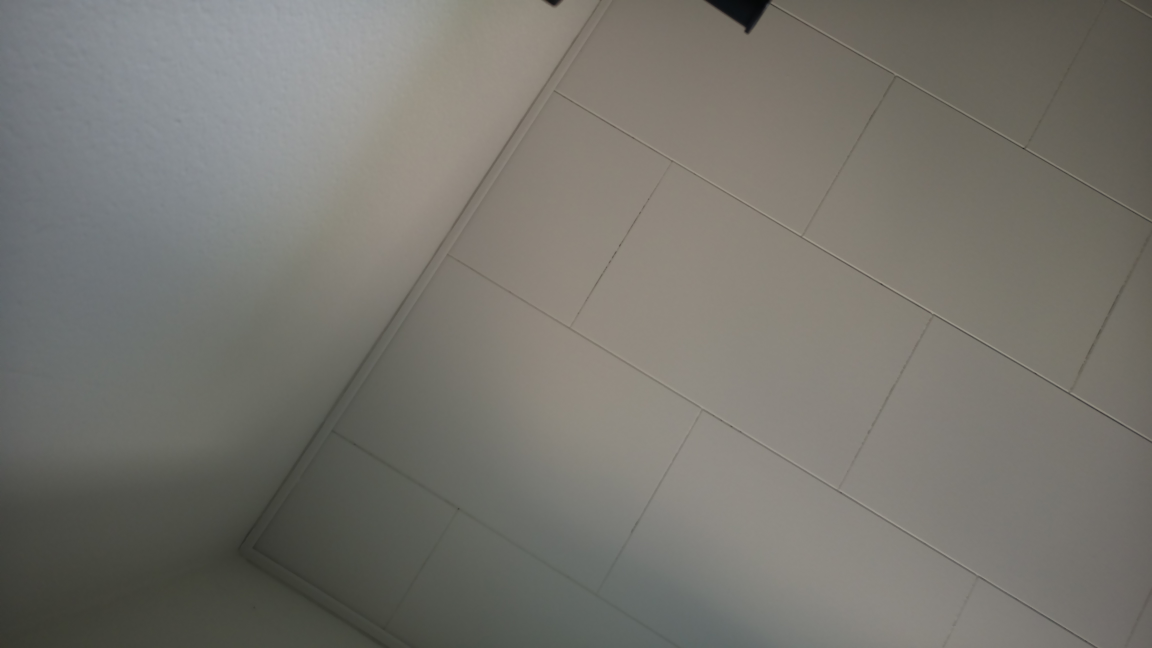
#> input picture app/tempphotos/picture1.jpg, 4608 x 2592 px (shown at 1/4 size); the run also reads 1 picture not shown here
$ python motion_detect.py
#> lines starting #> are read from the running program, lines starting #| are printed output that depends on the picture; after the words box and inside, x2 and y2 are one past the last pixel; in counts of white or black regions, pixels touching at a corner belong together
import sys
import cv2
import numpy as np
import os
import shutil
import time

class cam_class():
    def __init__(self):
        pass

    def img_scale(self, img):
        scale_percent = 15 # percent of original size
        width = int(img.shape[1] * scale_percent / 100)
#> width = 691
        height = int(img.shape[0] * scale_percent / 100)
#> height = 388
        dim = (width, height)
#> dim = (691, 388)
        img_scaled = cv2.resize(img, dim, interpolation=cv2.INTER_AREA)
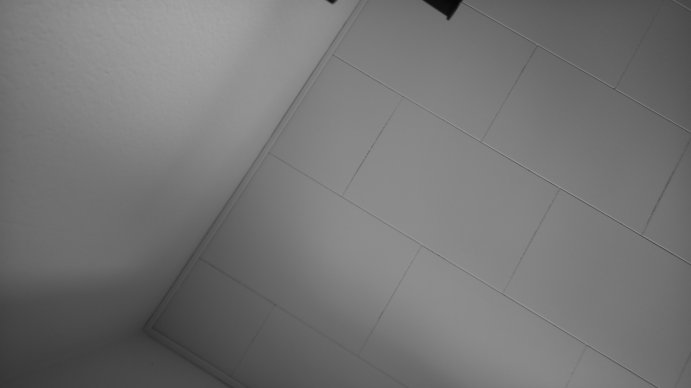
#> img_scaled: shape (388, 691); min 6, max 165, mean 116.5
        return img_scaled

    def img_process(self, img):
        img = cv2.cvtColor(img, cv2.COLOR_BGR2GRAY)
        img = self.img_scale(img)
        img = cv2.GaussianBlur(img, (21, 21), 0)
#> img: shape (388, 691)
        return img

    def motion_detect(self, path_img1, path_img2):
        motion = False
        img1 = self.img_process(cv2.imread(path_img1))
        img2 = self.img_process(cv2.imread(path_img2))

        # inspired by https://raw.githubusercontent.com/cristianpb/object-detection/master/backend/motion.py
        img_diff = cv2.absdiff(img1, img2)
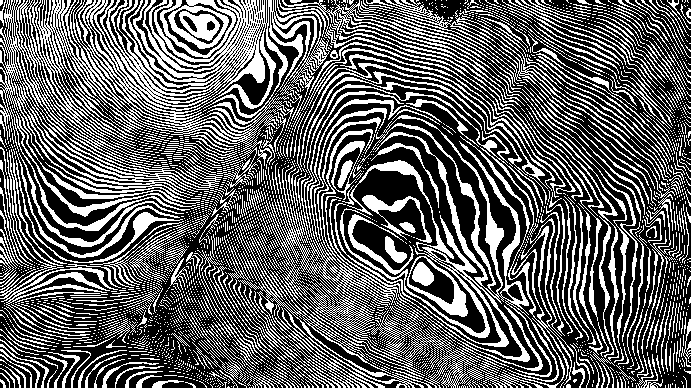
#> img_diff: shape (388, 691); values 0 (black) and 1 (white), 38.5% white in thin lines or dots
        #img_prev = img

        # 4. Dilute the image a bit to make differences more seeable; more suitable for contour detection
        kernel = np.ones((5, 5))
        img_diff = cv2.dilate(img_diff, kernel, 1)
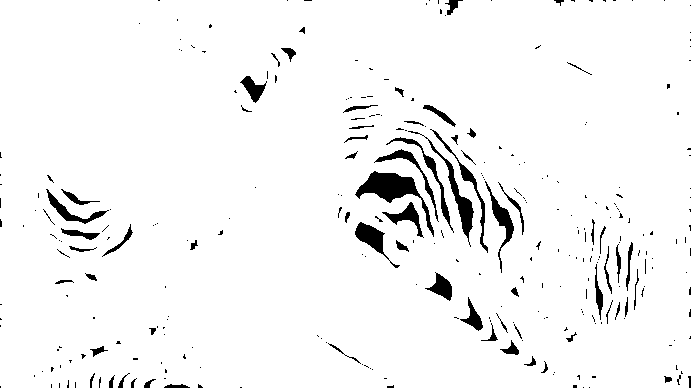
#> img_diff: shape (388, 691); values 0 (black) and 1 (white), 96% white; 304 black regions (236 under 20 px), largest, box (x1, y1, x2, y2) and area: (355, 171, 434, 237) 1329, (408, 131, 474, 247) 762, (355, 222, 400, 268) 567

        # 5. Only take different areas that are different enough (>20 / 255)
        img_thresh = cv2.threshold(src=img_diff, thresh=20, maxval=255, type=cv2.THRESH_BINARY)[1]
#> img_thresh: shape (388, 691); every value is 0

        contours, _ = cv2.findContours(image=img_thresh, mode=cv2.RETR_EXTERNAL, method=cv2.CHAIN_APPROX_SIMPLE)
#> contours = []

        for contour in contours:
            if cv2.contourArea(contour) < 100:
                # too small: skip!
                continue
            motion = True
            (x, y, w, h) = cv2.boundingRect(contour)
            cv2.rectangle(img=img2, pt1=(x, y), pt2=(x + w, y + h), color=(255, 255, 0), thickness=4)
#> this loop made 0 passes

        if motion:
            os.system("./take_photo.sh motion")
            motion = True
            os.remove(path_img1)
            shutil.move(path_img2, path_img1)
        else:
            os.remove(path_img1)
            shutil.move(path_img2, path_img1)

        return motion

def main():
    cam = cam_class()
    while True:
        os.system("./take_tempphoto.sh")
        time.sleep(2)

        picture1_path = "./tempphotos/picture1.jpg"
        picture2_path = "./tempphotos/picture2.jpg"

        motion = cam.motion_detect(picture1_path, picture2_path)

        if motion:
            print('------------------Motion detected--------------------')
        else:
            print('--------------------No motion------------------------')

if __name__ == "__main__":
#> (the run stopped early here; a loop or call above may not have finished)
